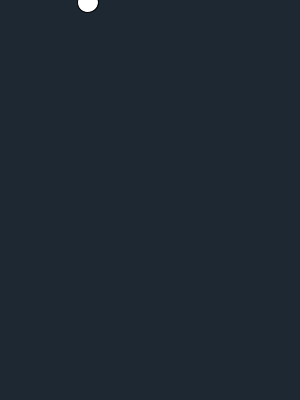
Frame 1 (no input)
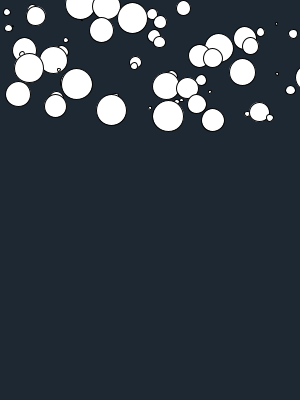
Frame 60 (the mouse pressed at the canvas centre just before this capture)
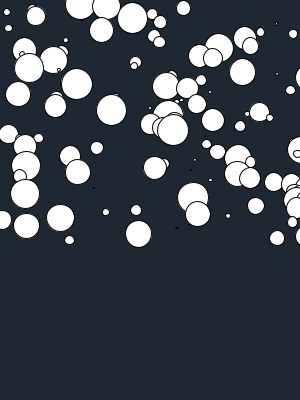
Frame 120 (the mouse held since frame 60 and released just before this capture)

The Processing sketch that drew these frames (run headless with seeded random() and noise(); from frame 60 on, the mouse is pressed at the canvas centre):

// Processing sketch: random_circles_moving_down
// ── random_circles_moving_down.pde
int circleS;
float circlex;
float circleD;
int circley;

void setup() {
size(300, 400);
  background(30, 40, 50);
circleS = 2;

}

void draw() {

  circley = circley + 2;
  circleD = random(32);
  circlex = random(330);
  circlex = circlex + circleS;
  ellipse(circlex, circley, circleD, circleD);
  println(circlex);

}
